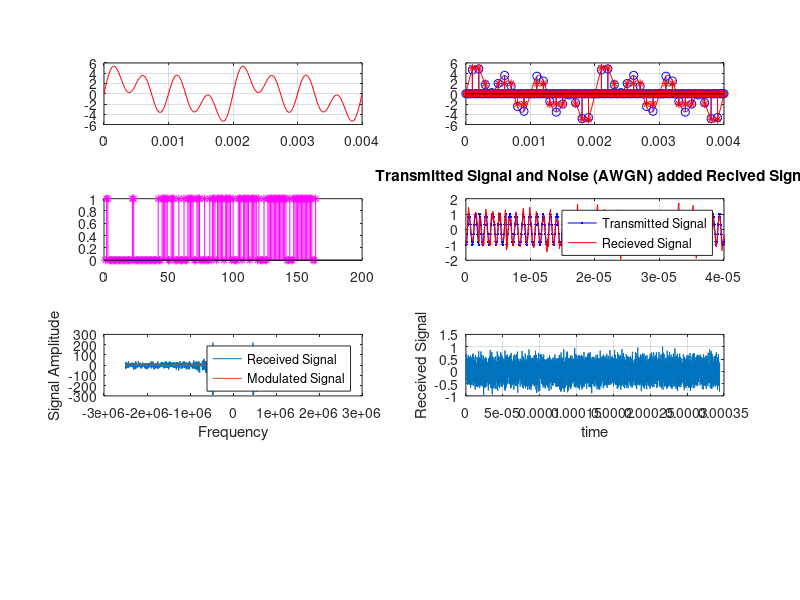

The MATLAB script that drew this image:
%% End-to-End Communication Model

clc;
clear all;
close all;

%% Signal Generation

f = 1000;           % Frequency
harm = [1 0.5 2 1]; % Hramonics
amp = [1 2 3 1];    % Amplitude levels

max_freq = max(f*harm); % Maximum Frequency
min_freq = min(f*harm); % Minimum Frequency
system_freq = 20*max_freq;  % Sampling Frequency
system_sampling_rate = 1/system_freq;   % Sampling Rate

range = 2/min_freq;
t = 0:system_sampling_rate:range;

% Generate the signal
msg = zeros(size(t));

for k = 1:length(harm)
    msg = msg + amp(k)*sin(2*pi*harm(k)*f*t);
end

figure(1)
plot(t,msg,'r')


%% Sampling

nwMsg = msg ;%+ max(msg);

n_sample = 5;
samp_freq = n_sample*max_freq;  % Sample Frequency

sample_msg = zeros(size(t));
samp_steps = 1:system_freq/samp_freq:length(t);

sample_msg(1:system_freq/samp_freq:length(t)) = nwMsg(1:system_freq/samp_freq:length(t));


%% Quantization

no_of_levels = 4;
quantile = (max(sample_msg)-min(sample_msg))/no_of_levels;
code = min(sample_msg):quantile:max(sample_msg);

for k = 1:length(code)
    values = (sample_msg > (code(k) - quantile/2) & sample_msg < (code(k) + quantile/2));
    mq(values) = round(code(k));
end

clear values;

%% Encoding

mq1 = mq - min(mq);

bits = de2bi(mq1(1:system_freq/samp_freq:length(t)),4,'left-msb');

bits = bits(:)';

%% Pass Band Modulation

fc = 1e6;   % 1MHz of Frequency
nsamp = 10;
ncyc = 2;

tb = 0:1/(fc*nsamp):ncyc/fc;
t_tran = 0:1/(fc*nsamp):(ncyc*length(bits))/fc+(length(bits)-1)/(fc*nsamp);
mod_sig = zeros(size(t_tran));
l=1;
for k = 1:length(tb):length(mod_sig)
    if (bits(l)==1)
        mod_sig(k:k+length(tb)-1)=cos(2*pi*fc*tb);
    else
        mod_sig(k:k+length(tb)-1)=-cos(2*pi*fc*tb);
    end
    l = l + 1;
end

%% AWGN Transmittion

tran_signal = awgn(mod_sig, 10);

%% Receiver Filter

f_freq = -(fc*n_sample)/2:(fc*n_sample)/length(t_tran):(fc*n_sample)/2-(fc*n_sample)/length(t_tran);

f_tran = fft(tran_signal);

f_rece = zeros(size(f_tran));
fir = (f_freq<-3*fc | f_freq>3*fc);
f_rece(fir) = f_tran(fir);
f_rece(~fir) = 0.5*f_tran(~fir);
t_rece = ifft(f_rece);


%% Plotting
figure(1)
subplot(4,2,1)
plot(t,msg,'r')
grid on

subplot(4,2,2)
plot(t,nwMsg,'r')
hold on
stem(t,sample_msg,'b')
grid on
stem(t, mq, 'r*')

subplot(4,2,3)
stem(bits, 'm*')

subplot(4,2,4)
plot(t_tran, mod_sig, '.-b', t_tran, tran_signal,'r');
axis([0 20*ncyc/fc -2 2])
grid on
title('Transmitted Signal and Noise (AWGN) added Recived Signal')
legend('Transmitted Signal', 'Recieved Signal')

subplot(4, 2, 5)
plot(f_freq, fftshift(f_tran), f_freq, fftshift(mod_sig));
xlabel('Frequency')
ylabel('Signal Amplitude')
legend('Received Signal', 'Modulated Signal')

subplot(4,2,6)
plot(t_tran,t_rece)
grid on
xlabel('time')
ylabel('Received Signal')